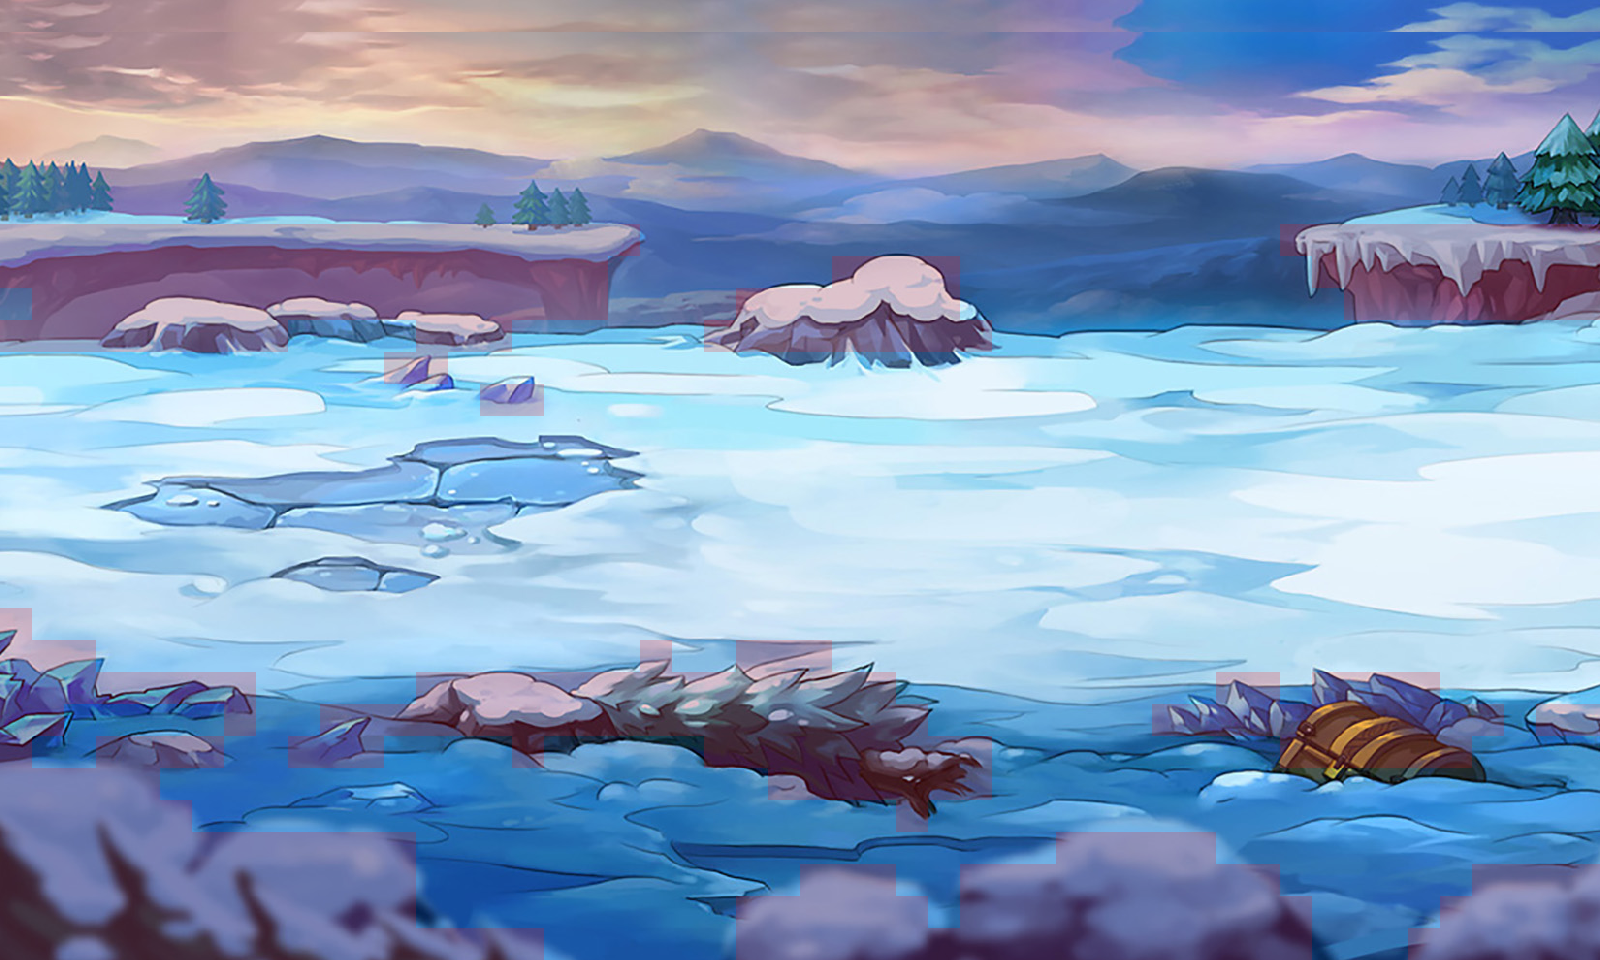

The image is a tile-based game level rendered from a .tmx file. Its description and source (layers, tilesets, objects; grid data summarised) follow:
An orthogonal 50x30 tile map with 32x32 px tiles, 2 tile layers (BackGround, Blockage), 2 tilesets and 4 objects (Player1ShowUpPoint, Player2ShowUpPoint, MonsterShowUpPosition1, MonsterShowUpPosition2).

<map version="1.0" tiledversion="2018.05.24" orientation="orthogonal" renderorder="right-down" width="50" height="30" tilewidth="32" tileheight="32" infinite="0" nextlayerid="4" nextobjectid="5">
 <tileset firstgid="1" name="IceLand" tilewidth="32" tileheight="32" spacing="1" margin="1" tilecount="1500" columns="50">
  <image source="IceLand.jpg" width="1665" height="1000" />
 </tileset>
 <tileset firstgid="1501" name="meta_tiles" tilewidth="32" tileheight="32" spacing="1" margin="1" tilecount="2" columns="2">
  <image source="meta_tiles.png" width="67" height="34" />
  <tile id="0">
   <properties>
    <property name="Block" value="true" />
   </properties>
  </tile>
 </tileset>
 <layer id="1" name="BackGround" width="50" height="30" locked="1">
  <data>[1500 cells, 1500 non-empty, 1450 distinct tile ids]</data>
 </layer>
 <layer id="2" name="Blockage" width="50" height="30">
  <data>[1500 cells, 359 non-empty, 1 distinct tile ids]</data>
 </layer>
 <objectgroup id="3" name="Object" visible="0">
  <object id="1" name="Player1ShowUpPoint" x="848" y="640" width="12" height="6" />
  <object id="2" name="Player2ShowUpPoint" x="994" y="338" width="4" height="2" />
  <object id="3" name="MonsterShowUpPosition1" x="6" y="342" width="256" height="112">
   <properties>
    <property name="Enemy" value="1" />
   </properties>
  </object>
  <object id="4" name="MonsterShowUpPosition2" x="1298" y="778" width="298" height="156">
   <properties>
    <property name="Enemy" value="1" />
   </properties>
  </object>
 </objectgroup>
</map>
